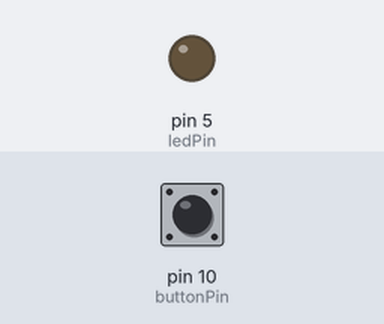
A sketch run on a simulated Arduino Uno, built with avr-gcc and run on an emulated ATmega328P. Shown: output pins drawn as LEDs (lit = HIGH). The test bench sets the inputs (shaded band); at power-on: pin 10 (buttonPin) LOW.

Above: at 1.2 s.
1.3 s: pin 10 (buttonPin) pulled HIGH for 0.15 s
At 1.9 s:
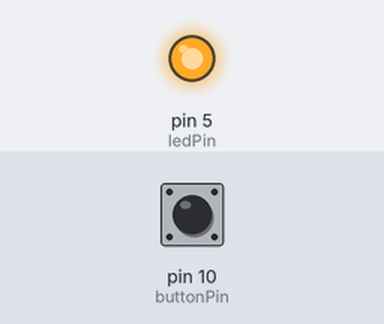
2.9 s: pin 10 (buttonPin) pulled HIGH for 1 s
At 4.3 s:
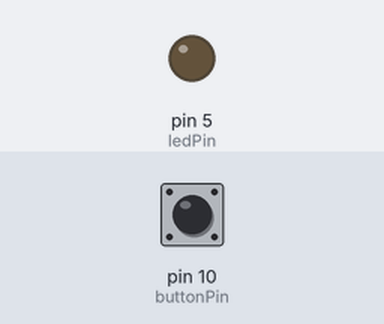
5.4 s: pin 10 (buttonPin) pulled HIGH for 3.2 s
At 6.2 s:
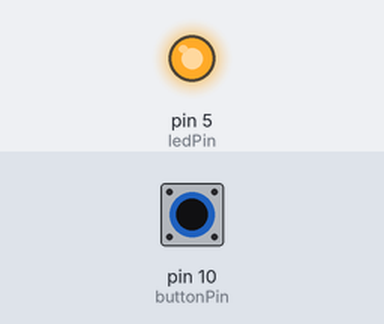
Timing chart, 0 to 8.4 s (numbered marks = the images above; inputs shaded):
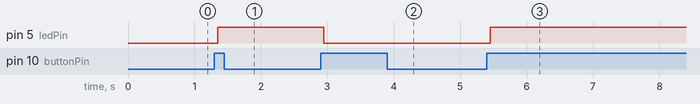

The sketch:

ExerciseB_ToggleButtonLED.ino.ino
```cpp
const int buttonPin = 10;  // Pushbutton input pin
const int ledPin = 5;      // External LED output pin

int ledState = LOW;
int buttonState = LOW;
int lastButtonState = LOW;

unsigned long lastDebounceTime = 0;
const unsigned long debounceDelay = 50;

void setup() {
  pinMode(buttonPin, INPUT);
  pinMode(ledPin, OUTPUT);

  digitalWrite(ledPin, ledState);
}

void loop() {
  int reading = digitalRead(buttonPin);

  // If the reading changed, reset the debounce timer.
  if (reading != lastButtonState) {
    lastDebounceTime = millis();
  }

  // Accept a new button state only after it has been stable for 50 ms.
  if ((millis() - lastDebounceTime) > debounceDelay) {

    // Detect a new stable state.
    if (reading != buttonState) {
      buttonState = reading;

      // Toggle once only when the button changes from LOW to HIGH.
      if (buttonState == HIGH) {
        ledState = !ledState;
        digitalWrite(ledPin, ledState);
      }
    }
  }

  lastButtonState = reading;
}
```

Measured:
- after the input at 1.3 s, pin 5 (ledPin): LOW → HIGH after 0.05 s
- after the input at 2.9 s, pin 5 (ledPin): HIGH → LOW after 0.05 s
- after the input at 5.4 s, pin 5 (ledPin): LOW → HIGH after 0.05 s
